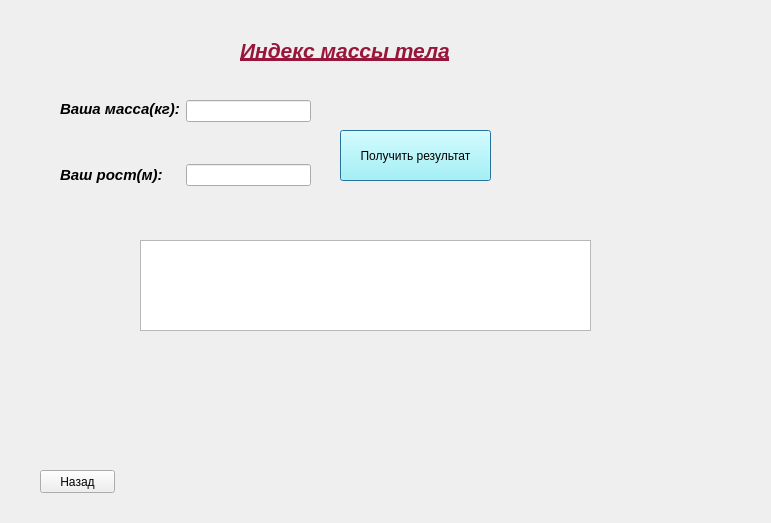
<?xml version="1.0" encoding="UTF-8"?>
<ui version="4.0">
 <class>Dialog</class>
 <widget class="QDialog" name="Dialog">
  <property name="geometry">
   <rect>
    <x>0</x>
    <y>0</y>
    <width>771</width>
    <height>523</height>
   </rect>
  </property>
  <property name="windowTitle">
   <string>Dialog</string>
  </property>
  <widget class="QLabel" name="label">
   <property name="geometry">
    <rect>
     <x>240</x>
     <y>0</y>
     <width>281</width>
     <height>101</height>
    </rect>
   </property>
   <property name="text">
    <string>&lt;html&gt;&lt;head/&gt;&lt;body&gt;&lt;p&gt;&lt;span style=&quot; font-size:16pt; font-weight:600; font-style:italic; text-decoration: underline; color:#981639;&quot;&gt;Индекс массы тела&lt;/span&gt;&lt;/p&gt;&lt;/body&gt;&lt;/html&gt;</string>
   </property>
  </widget>
  <widget class="QWidget" name="formLayoutWidget">
   <property name="geometry">
    <rect>
     <x>60</x>
     <y>100</y>
     <width>251</width>
     <height>111</height>
    </rect>
   </property>
   <layout class="QFormLayout" name="formLayout">
    <item row="0" column="0">
     <widget class="QLabel" name="mass">
      <property name="text">
       <string>&lt;html&gt;&lt;head/&gt;&lt;body&gt;&lt;p&gt;&lt;span style=&quot; font-size:11pt; font-weight:600; font-style:italic;&quot;&gt;Ваша масса(кг):&lt;/span&gt;&lt;/p&gt;&lt;p&gt;&lt;br/&gt;&lt;/p&gt;&lt;/body&gt;&lt;/html&gt;</string>
      </property>
     </widget>
    </item>
    <item row="0" column="1">
     <widget class="QLineEdit" name="LineEdit"/>
    </item>
    <item row="1" column="0">
     <widget class="QLabel" name="growth">
      <property name="text">
       <string>&lt;html&gt;&lt;head/&gt;&lt;body&gt;&lt;p&gt;&lt;span style=&quot; font-size:11pt; font-weight:600; font-style:italic;&quot;&gt;Ваш рост(м):&lt;/span&gt;&lt;/p&gt;&lt;/body&gt;&lt;/html&gt;</string>
      </property>
     </widget>
    </item>
    <item row="1" column="1">
     <widget class="QLineEdit" name="LineEdit_2"/>
    </item>
   </layout>
  </widget>
  <widget class="QPushButton" name="pushButton">
   <property name="geometry">
    <rect>
     <x>340</x>
     <y>130</y>
     <width>151</width>
     <height>51</height>
    </rect>
   </property>
   <property name="toolTip">
    <string>&lt;html&gt;&lt;head/&gt;&lt;body&gt;&lt;p align=&quot;center&quot;&gt;&lt;span style=&quot; font-size:10pt; font-weight:600; font-style:italic;&quot;&gt;Получить результат&lt;/span&gt;&lt;/p&gt;&lt;/body&gt;&lt;/html&gt;</string>
   </property>
   <property name="styleSheet">
    <string notr="true">background-color: rgb(153, 254, 255);</string>
   </property>
   <property name="text">
    <string>Получить результат</string>
   </property>
  </widget>
  <widget class="QTextBrowser" name="textBrowser">
   <property name="geometry">
    <rect>
     <x>140</x>
     <y>240</y>
     <width>451</width>
     <height>91</height>
    </rect>
   </property>
   <property name="html">
    <string>&lt;!DOCTYPE HTML PUBLIC &quot;-//W3C//DTD HTML 4.0//EN&quot; &quot;http://www.w3.org/TR/REC-html40/strict.dtd&quot;&gt;
&lt;html&gt;&lt;head&gt;&lt;meta name=&quot;qrichtext&quot; content=&quot;1&quot; /&gt;&lt;style type=&quot;text/css&quot;&gt;
p, li { white-space: pre-wrap; }
&lt;/style&gt;&lt;/head&gt;&lt;body style=&quot; font-family:'MS Shell Dlg 2'; font-size:7.8pt; font-weight:400; font-style:normal;&quot;&gt;
&lt;p style=&quot;-qt-paragraph-type:empty; margin-top:0px; margin-bottom:0px; margin-left:0px; margin-right:0px; -qt-block-indent:0; text-indent:0px; font-size:8.25pt;&quot;&gt;&lt;br /&gt;&lt;/p&gt;&lt;/body&gt;&lt;/html&gt;</string>
   </property>
  </widget>
  <widget class="QPushButton" name="pushButton_2">
   <property name="geometry">
    <rect>
     <x>40</x>
     <y>470</y>
     <width>75</width>
     <height>23</height>
    </rect>
   </property>
   <property name="text">
    <string>Назад</string>
   </property>
  </widget>
 </widget>
 <resources/>
 <connections/>
</ui>
